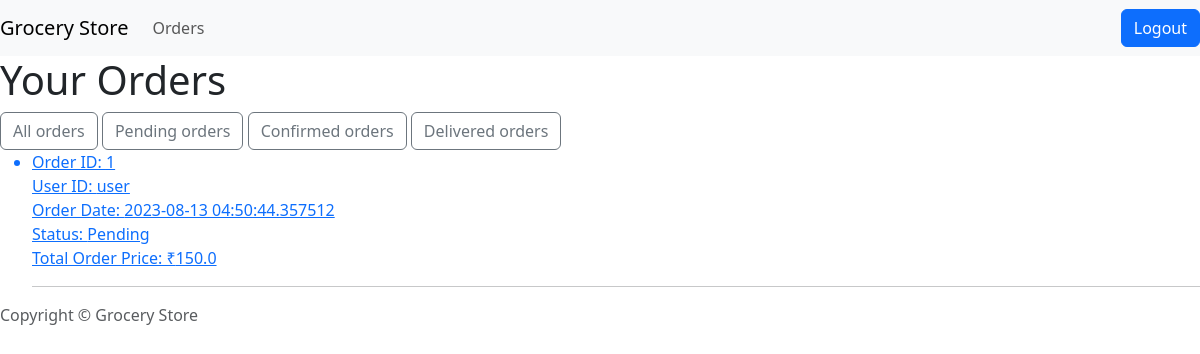
/admin-orders (signed in), run on an earlier commit of the app's database.
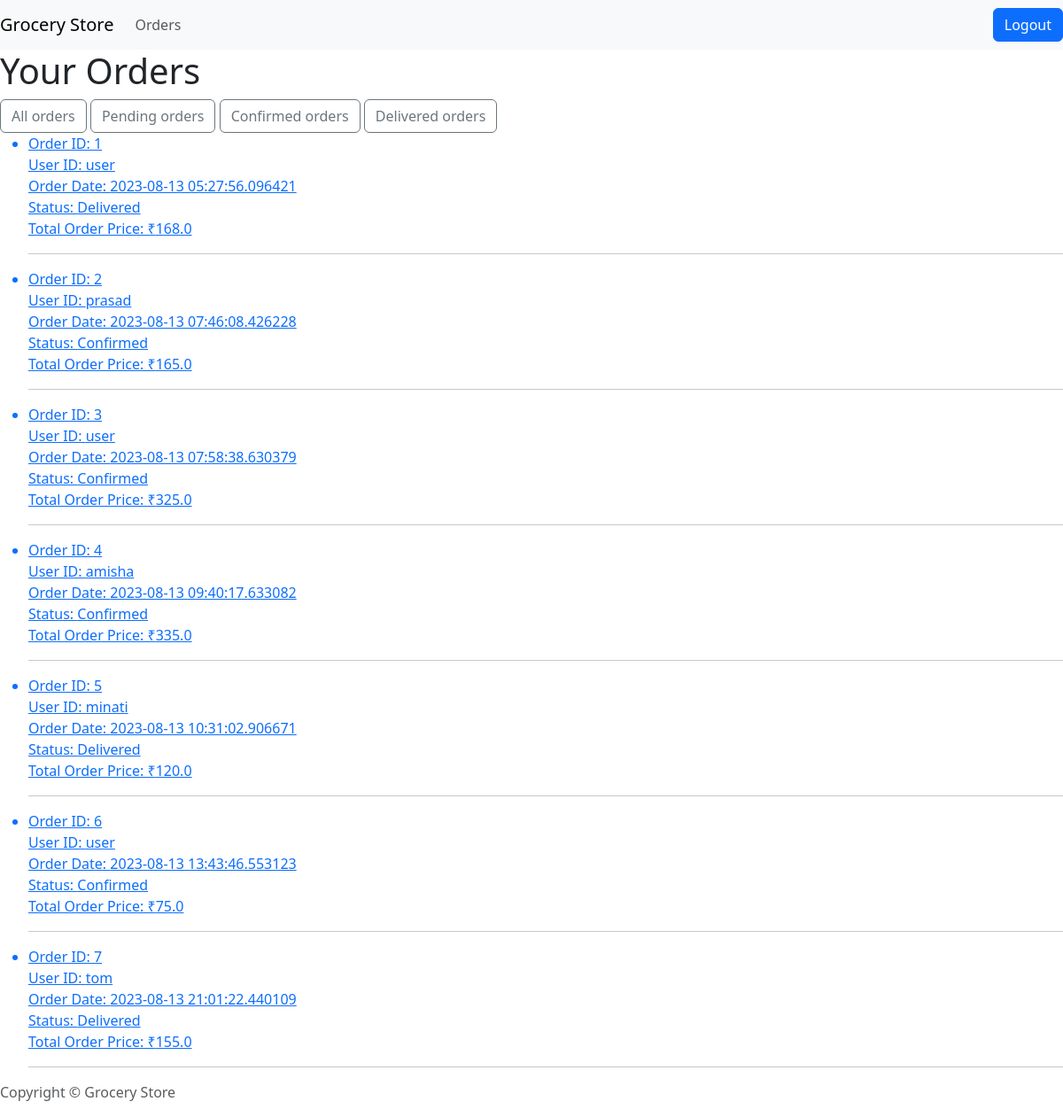
And on a later commit of the database.
### dbmodel.py (models this page shows)
class Order(db.Model):
    order_id = db.Column(db.Integer, primary_key=True)
    user_id = db.Column(db.String(20), db.ForeignKey('user.uname'), nullable=False)
    order_date = db.Column(db.DateTime, nullable=False)
    status = db.Column(db.String(50), nullable=False)
    total_order_price = db.Column(db.Float, nullable=False, default=0.0)
    products = db.relationship('Product', secondary='order_products', backref=db.backref('orders', lazy='dynamic'))

### app.py (the view)
@app.route('/admin-orders')
def adminorders():
    if 'admin' not in session:
        return redirect('/dashboard')  # Redirect to admin login if not logged in as admin
    all_orders = Order.query.all()
    return render_template('admin_order.html', all_orders=all_orders)

### templates/admin_order.html
{% extends "layout.html" %}
{% block body %}
<h1>Your Orders</h1>
<a href="/admin-orders" class="btn btn-outline-secondary">All orders</a>
<a href="/admin-orders/pending" class="btn btn-outline-secondary">Pending orders</a>
<a href="/admin-orders/confirmed" class="btn btn-outline-secondary">Confirmed orders</a>
<a href="/admin-orders/delivered" class="btn btn-outline-secondary">Delivered orders</a>
{% if all_orders|length<=0 %}
    <p>No such order found!</p>
{% else %}
<ul>
    {% for order in all_orders %}
    <a href="/admin-orders/{{order.order_id}}">
        <li>
            Order ID: {{ order.order_id }}<br>
            User ID: {{ order.user_id }}<br>
            Order Date: {{ order.order_date }}<br>
            Status: {{ order.status }}<br>
            Total Order Price: &#8377;{{ order.total_order_price }}<br>
        </li>
    </a>
    <hr>
    {% endfor %}
</ul>
{% endif %}
{% endblock %}

### templates/layout.html (shortened to what this page needs)
<!DOCTYPE html>
<html lang="en">
<head>
  <link href="https://cdn.jsdelivr.net/npm/bootstrap@5.3.1/dist/css/bootstrap.min.css" rel="stylesheet"
>
</head>
<body>
  <nav class="navbar navbar-expand-lg navbar-light bg-light">
    <a class="navbar-brand" href="/aview">Grocery Store</a>
    <div class="collapse navbar-collapse" id="navbarSupportedContent">
      <ul class="navbar-nav mr-auto">
        <li class="nav-item">
          <a class="nav-link" href="/admin-orders">Orders</a>
        </li>
      </ul>
    </div>
    <a href="/logout" class="ml-auto"><button class="btn btn-primary"> Logout</button></a>
  </nav>
  {% block body %} {% endblock %}
  <section>
    <footer class="footer">
      <p class="copyright text-muted">Copyright &copy; Grocery Store</p>
    </footer>
  </section>
</body>
</html>

What changed in the data, as far as the page shows it:
changed Order id 1: order_date "2023-08-13 04:50:44.357512" → "2023-08-13 05:27:56.096421"; status "Pending" → "Delivered"; total_order_price "150.0" → "168.0"
added Order: order_id "2", user_id "prasad", order_date "2023-08-13 07:46:08.426228", status "Confirmed", total_order_price "165.0"
added Order: order_id "3", user_id "user", order_date "2023-08-13 07:58:38.630379", status "Confirmed", total_order_price "325.0"
added Order: order_id "4", user_id "amisha", order_date "2023-08-13 09:40:17.633082", status "Confirmed", total_order_price "335.0"
added Order: order_id "5", user_id "minati", order_date "2023-08-13 10:31:02.906671", status "Delivered", total_order_price "120.0"
added Order: order_id "6", user_id "user", order_date "2023-08-13 13:43:46.553123", status "Confirmed", total_order_price "75.0"
added Order: order_id "7", user_id "tom", order_date "2023-08-13 21:01:22.440109", status "Delivered", total_order_price "155.0"
